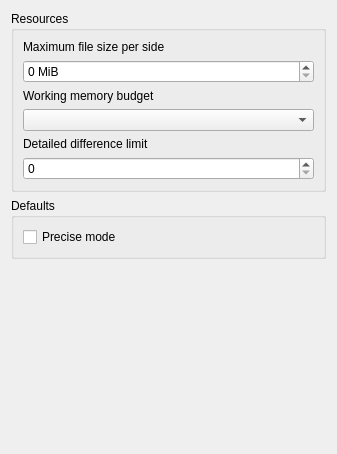
<?xml version="1.0" encoding="UTF-8"?>
<ui version="4.0">
 <class>DiffSettingDialog</class>
 <widget class="QWidget" name="DiffSettingDialog">
  <property name="geometry">
   <rect>
    <x>0</x>
    <y>0</y>
    <width>337</width>
    <height>454</height>
   </rect>
  </property>
  <layout class="QVBoxLayout" name="verticalLayout">
   <item>
    <widget class="QGroupBox" name="resourceGroup">
     <property name="title">
      <string>Resources</string>
     </property>
     <layout class="QFormLayout" name="resourceLayout">
      <property name="fieldGrowthPolicy">
       <enum>QFormLayout::FieldGrowthPolicy::AllNonFixedFieldsGrow</enum>
      </property>
      <property name="rowWrapPolicy">
       <enum>QFormLayout::RowWrapPolicy::WrapAllRows</enum>
      </property>
      <item row="0" column="0">
       <widget class="QLabel" name="fileLabel">
        <property name="text">
         <string>Maximum file size per side</string>
        </property>
        <property name="buddy">
         <cstring>sbFileLimit</cstring>
        </property>
       </widget>
      </item>
      <item row="0" column="1">
       <widget class="QSpinBox" name="sbFileLimit">
        <property name="suffix">
         <string notr="true"> MiB</string>
        </property>
       </widget>
      </item>
      <item row="1" column="0">
       <widget class="QLabel" name="memoryLabel">
        <property name="text">
         <string>Working memory budget</string>
        </property>
        <property name="buddy">
         <cstring>cbMemory</cstring>
        </property>
       </widget>
      </item>
      <item row="1" column="1">
       <widget class="QComboBox" name="cbMemory"/>
      </item>
      <item row="2" column="0">
       <widget class="QLabel" name="detailsLabel">
        <property name="text">
         <string>Detailed difference limit</string>
        </property>
        <property name="buddy">
         <cstring>sbDetails</cstring>
        </property>
       </widget>
      </item>
      <item row="2" column="1">
       <widget class="QSpinBox" name="sbDetails">
       </widget>
      </item>
     </layout>
    </widget>
   </item>
   <item>
    <widget class="QGroupBox" name="behaviorGroup">
     <property name="title">
      <string>Defaults</string>
     </property>
     <layout class="QVBoxLayout" name="behaviorLayout">
      <item>
       <widget class="QCheckBox" name="cbPrecise">
        <property name="text">
         <string>Precise mode</string>
        </property>
       </widget>
      </item>
     </layout>
    </widget>
   </item>
   <item>
    <spacer name="spacer">
     <property name="orientation">
      <enum>Qt::Orientation::Vertical</enum>
     </property>
     <property name="sizeHint" stdset="0">
      <size>
       <width>20</width>
       <height>40</height>
      </size>
     </property>
    </spacer>
   </item>
  </layout>
 </widget>
 <resources/>
 <connections/>
</ui>
